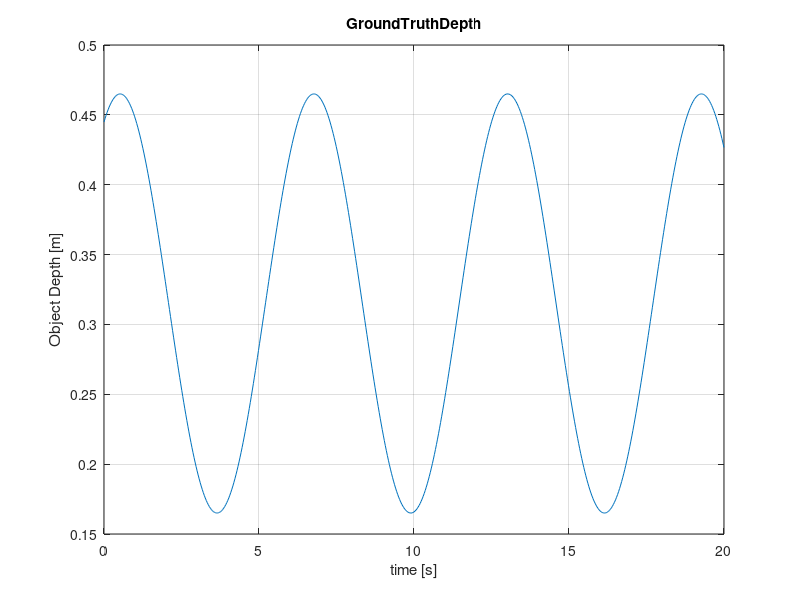
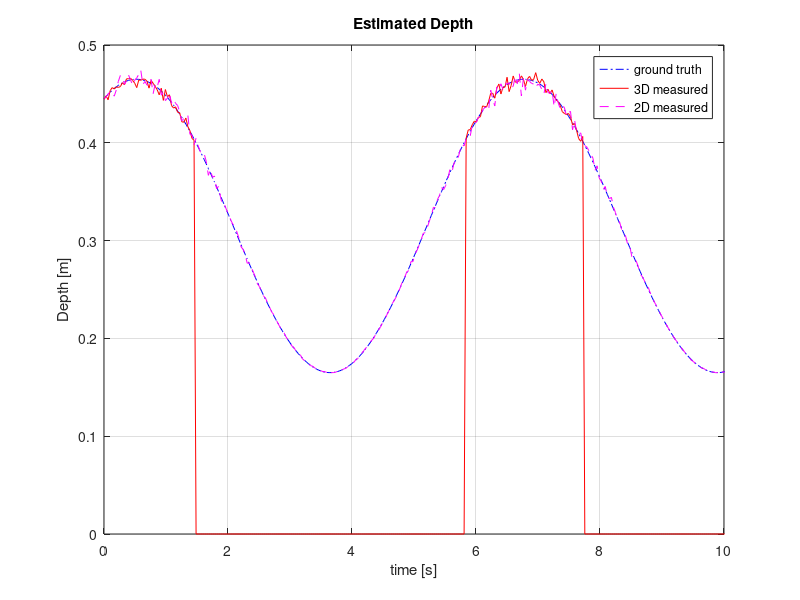
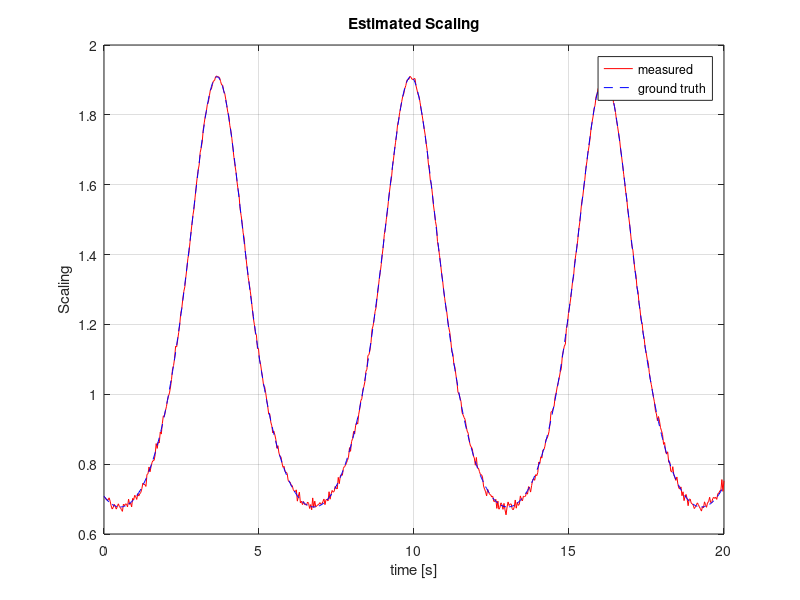

Reproduce these figures in MATLAB, in order.
%% config
%true depth
% sampling time 
ST = 0.033 %33ms
% ST = 0.1 %33ms
END = 20.0 % 5sec simulation

STEREO_NOISE_S = 0.5; % 1px sigma for stereo disparity noise
MONO_NOISE_S = 1; % 1?? sigma for monocular distance estimation noise

%% make ground truth data 
t = (0:ST:END).'; %time 
len = size(t,1);
freq =0.16;
phase = pi/3
% Z = 0.3 + 0.15*sin(2*pi*freq*t+pi/2);% 300mm +- 100mm
Z = 0.315 + 0.15*sin(2*pi*freq*t+phase);% 300mm +- 100mm
VZ = 2*pi*freq*0.15*cos(2*pi*freq*t+phase);
AZ = -2*pi*2*pi*freq*0.15*freq*sin(2*pi*freq*t+phase);

%% Noisy Observation 
BF = 0.065*400; % base line * focal length
StereoNoise = STEREO_NOISE_S * randn(length(t),1);
Disp = BF./Z + StereoNoise;
Zlim = 0.4;

mDisp = Disp;
INFF = 1000000000;
mDisp(mDisp>BF/Zlim) = INFF;

figure(1);
plot(t,Z)
title('GroundTruthDepth')
xlabel('time [s]')
ylabel('Object Depth [m]')
grid on;

%% Noisy Monocluar Obserbation
Z0 = 0.315 % the real distance template is taken
IMG_SIZE = 600/2% 300 times 300 pix template
MonoNoise = MONO_NOISE_S*randn(length(t),1); % sigma = 1px image noise 
Snoise = 2./(Z0./Z * IMG_SIZE).* MonoNoise;
Scale = Z0./Z + Snoise;
dScale = [1; Scale(2:length(t))./Scale(1:length(t)-1)];

hfig=figure(2)
plt = plot(t,Z,'b-.',t,BF./mDisp,'r',t,Z0./Scale,'m--')
% setfigcolor(plt,'gby')
title('Estimated Depth')
xlabel('time [s]')
ylabel('Depth [m]')
xlim([0 END/2])
legend('ground truth','3D measured','2D measured')
grid on;
%     pfig = pubfig(hfig);
%     pfig.LegendLoc = 'best';
%     pfig.Dimension = [15 11];
%     expfig(['Estimated Depth'],'-pdf');


hfig=figure(3);
plot(t,Scale,'r',t,Z0./Z,'b--')
title('Estimated Scaling')
xlabel('time [s]')
ylabel('Scaling')
legend('measured','ground truth')
grid on;
%     pfig = pubfig(hfig);
%     pfig.LegendLoc = 'best';
%     pfig.Dimension = [15 11];
%     expfig(['Estimated Scaling'],'-pdf');
